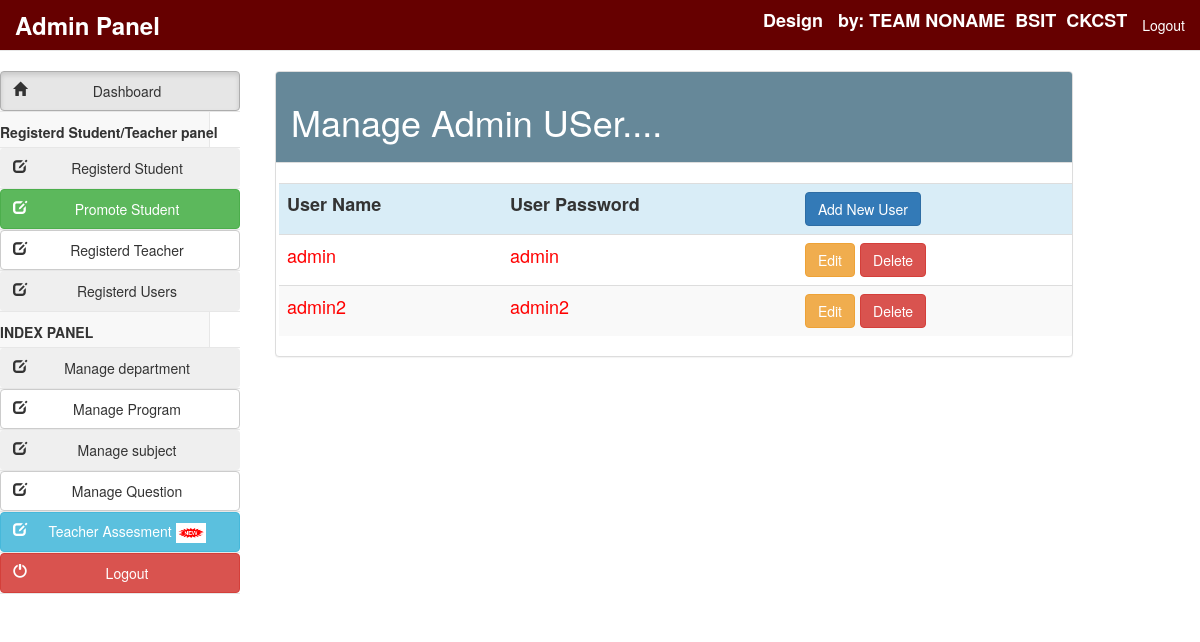
Screenshot of /Adminlogin/ManageUser.php (signed in) with the database file from the repository.
### tables this page shows
CREATE TABLE `users` (
  `UserID` int(15) NOT NULL,
  `UserName` varchar(20) NOT NULL,
  `Password` varchar(20) NOT NULL
);

### Adminlogin/ManageUser.php (the view, shortened to what this page needs)
<?php
include("Connection.php");
?>
<!DOCTYPE html>
<html lang="en">
<head>
<link href="style/css/bootstrap.min.css" rel="stylesheet">
<link href="style/css/k.css" rel="stylesheet">
</head>
<body>
    <?php include("include/header.php");?>
   	    <div class="container-fluid">
	       <?php include("include/side_bar.php");?>
            <div class="col-md-9 content">
            <div class="panel panel-default" style="margin-left:50px">
                <div class="panel-heading" style="background-color:#668899">
        <h1  style="color:white">Manage Admin USer....</h1>
                </div>
                <br>
    <div class='table-responsive'>
        <div style="overflow-x:scroll;">
<table class="table table-striped " style="font-size:18px; margin-left:3px">
        <tr class="info">
			    <th>User Name</th>
                <th>User Password</th>
	<th>
        <a href='AddUser.php' class="btn btn-primary" >
            Add New User</a>
            </th>
        </tr>
 <?php
$result=mysqli_query($connection,"select UserID,UserName,Password from users")or die ("query 2 incorrect.......");
while(list($UserID,$UserName,$Password)=mysqli_fetch_array($result))
{
echo "<tr><td style='color:red'>$UserName</td><td style='color:red'>$Password</td>";
echo"<td>
<a href='EditUser.php?UserID=$UserID' class='btn btn-warning'> Edit</a>
<a href='ManageUser.php?UserID=$UserID&action=delete' class='btn btn-danger'>Delete</a>
</td></tr>";
}
?>
                </table>
                </div>
                </div>
            </div>
        </div>
    </div>
    </body>
</html>

### rows the page displays
users: UserName "admin", Password "admin"
users: UserName "admin2", Password "admin2"
